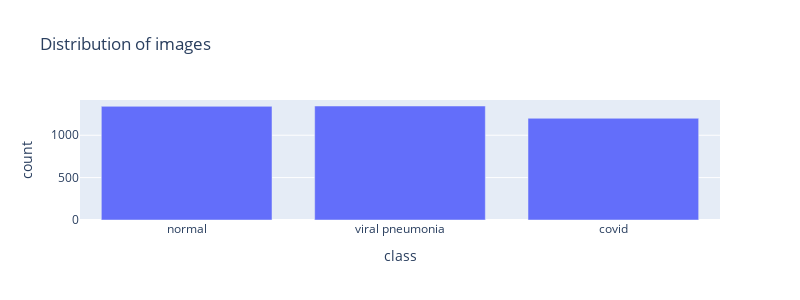

The notebook cell saved with this chart:
### Code cell
fig = px.bar(class_distribution, x="class", y="count", title="Distribution of images")
fig.update_layout(width=800, height=300)
fig.show()

### Figure 1 — Plotly figure (JSON) as saved in the notebook; plotly's stock layout.template omitted (floating-point values rounded to 4 significant figures)
{"data": [{"alignmentgroup": "True", "hovertemplate": "class=%{x}<br>count=%{y}<extra></extra>", "legendgroup": "", "marker": {"color": "#636efa"}, "name": "", "offsetgroup": "", "orientation": "v", "showlegend": false, "textposition": "auto", "type": "bar", "x": ["normal", "viral pneumonia", "covid"], "xaxis": "x", "y": [1341, 1345, 1200], "yaxis": "y"}], "layout": {"barmode": "relative", "height": 300, "legend": {"tracegroupgap": 0}, "title": {"text": "Distribution of images"}, "width": 800, "xaxis": {"anchor": "y", "domain": [0, 1], "title": {"text": "class"}}, "yaxis": {"anchor": "x", "domain": [0, 1], "title": {"text": "count"}}}}
